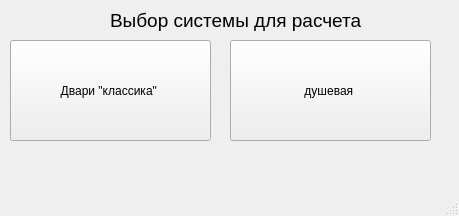
<?xml version="1.0" encoding="UTF-8"?>
<ui version="4.0">
 <class>GlassCalc1</class>
 <widget class="QMainWindow" name="GlassCalc1">
  <property name="geometry">
   <rect>
    <x>0</x>
    <y>0</y>
    <width>459</width>
    <height>216</height>
   </rect>
  </property>
  <property name="windowTitle">
   <string>glasscalc1</string>
  </property>
  <widget class="QWidget" name="centralwidget">
   <widget class="QPushButton" name="pushButton">
    <property name="geometry">
     <rect>
      <x>10</x>
      <y>40</y>
      <width>201</width>
      <height>101</height>
     </rect>
    </property>
    <property name="text">
     <string>Двари &quot;классика&quot; </string>
    </property>
   </widget>
   <widget class="QLabel" name="label">
    <property name="geometry">
     <rect>
      <x>110</x>
      <y>10</y>
      <width>251</width>
      <height>21</height>
     </rect>
    </property>
    <property name="font">
     <font>
      <pointsize>14</pointsize>
     </font>
    </property>
    <property name="text">
     <string>Выбор системы для расчета</string>
    </property>
   </widget>
   <widget class="QPushButton" name="pushButton_2">
    <property name="geometry">
     <rect>
      <x>230</x>
      <y>40</y>
      <width>201</width>
      <height>101</height>
     </rect>
    </property>
    <property name="text">
     <string>душевая </string>
    </property>
   </widget>
  </widget>
  <widget class="QMenuBar" name="menubar">
   <property name="geometry">
    <rect>
     <x>0</x>
     <y>0</y>
     <width>459</width>
     <height>21</height>
    </rect>
   </property>
  </widget>
  <widget class="QStatusBar" name="statusbar"/>
 </widget>
 <resources/>
 <connections/>
</ui>
